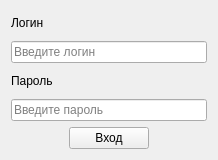
<?xml version="1.0" encoding="UTF-8"?>
<ui version="4.0">
 <class>loginForm</class>
 <widget class="QWidget" name="loginForm">
  <property name="geometry">
   <rect>
    <x>0</x>
    <y>0</y>
    <width>218</width>
    <height>160</height>
   </rect>
  </property>
  <property name="windowTitle">
   <string>Вход в систему</string>
  </property>
  <layout class="QVBoxLayout" name="verticalLayout">
   <item>
    <widget class="QLabel" name="label">
     <property name="text">
      <string>Логин</string>
     </property>
     <property name="buddy">
      <cstring>loginLine</cstring>
     </property>
    </widget>
   </item>
   <item>
    <widget class="QLineEdit" name="loginLine">
     <property name="inputMask">
      <string/>
     </property>
     <property name="placeholderText">
      <string>Введите логин</string>
     </property>
     <property name="clearButtonEnabled">
      <bool>false</bool>
     </property>
    </widget>
   </item>
   <item>
    <widget class="QLabel" name="label_2">
     <property name="text">
      <string>Пароль</string>
     </property>
     <property name="buddy">
      <cstring>passwordLine</cstring>
     </property>
    </widget>
   </item>
   <item>
    <widget class="QLineEdit" name="passwordLine">
     <property name="inputMethodHints">
      <set>Qt::ImhNone</set>
     </property>
     <property name="frame">
      <bool>true</bool>
     </property>
     <property name="echoMode">
      <enum>QLineEdit::Normal</enum>
     </property>
     <property name="placeholderText">
      <string>Введите пароль</string>
     </property>
    </widget>
   </item>
   <item>
    <layout class="QHBoxLayout" name="horizontalLayout">
     <item>
      <spacer name="horizontalSpacer">
       <property name="orientation">
        <enum>Qt::Horizontal</enum>
       </property>
       <property name="sizeHint" stdset="0">
        <size>
         <width>37</width>
         <height>17</height>
        </size>
       </property>
      </spacer>
     </item>
     <item>
      <widget class="QPushButton" name="btnLogin">
       <property name="text">
        <string>Вход</string>
       </property>
      </widget>
     </item>
     <item>
      <spacer name="horizontalSpacer_2">
       <property name="orientation">
        <enum>Qt::Horizontal</enum>
       </property>
       <property name="sizeHint" stdset="0">
        <size>
         <width>37</width>
         <height>17</height>
        </size>
       </property>
      </spacer>
     </item>
    </layout>
   </item>
  </layout>
 </widget>
 <tabstops>
  <tabstop>loginLine</tabstop>
  <tabstop>passwordLine</tabstop>
  <tabstop>btnLogin</tabstop>
 </tabstops>
 <resources/>
 <connections/>
</ui>
